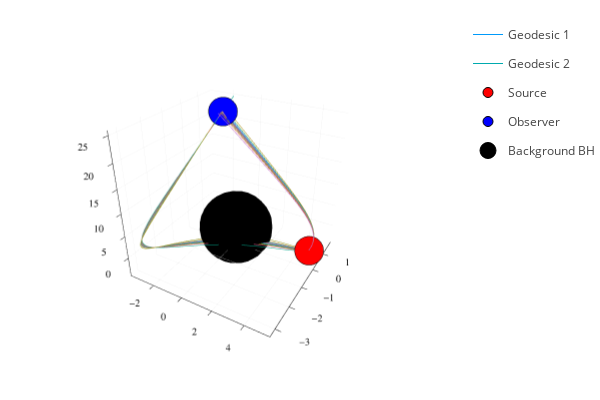

The notebook cell this image was saved under:
### Code cell
plotly()

fig = Plots.plot()
for i in 1:2
    geodesic_sol = GSHEIntegrator.solve_problem(Xgeo[i, 1:2], geometry, 0, 2; save_everystep=true)
    geodesic_trajectory = mapslices(transform, geodesic_sol[2:4, :], dims=1)
    Plots.plot!(fig, [geodesic_trajectory[i, :] for i in 1:3]..., label="Geodesic $i")
    
    for (j,ϵ) in enumerate(ϵs)
#         println("$i, $ϵ")
        for k in [1,2]
            gshe_sol = GSHEIntegrator.solve_problem(Xgshe[i,k,j, 1:2], geometry, 0, 2; save_everystep=true)
             gshe_trajectory = mapslices(transform, gshe_sol[2:4, :], dims=1)
            Plots.plot!(fig, [gshe_trajectory[i, :] for i in 1:3]...,label=nothing)
        end
    end
   
end
GSHEIntegrator.plot_start_end!(fig, geometry)
GSHEIntegrator.plotbh!(fig)
display(fig)

### Figure 1 — Plotly figure (JSON) as saved in the notebook; plotly's stock layout.template omitted (floating-point values rounded to 4 significant figures; data arrays with more than 128 entries replaced by an {"elided": "..."} marker saying what was removed)
{"data": [{"colorbar": {"title": ""}, "legendgroup": "Geodesic 1", "line": {"color": "rgba(0, 154, 250, 1.000)", "dash": "solid", "shape": "linear", "width": 1}, "mode": "lines", "name": "Geodesic 1", "scene": "scene", "showlegend": true, "type": "scatter3d", "x": {"elided": "141 float values"}, "xaxis": "x", "y": {"elided": "141 float values"}, "yaxis": "y", "z": {"elided": "141 float values"}, "zaxis": "z", "zmax": null, "zmin": null}, {"colorbar": {"title": ""}, "legendgroup": "", "line": {"color": "rgba(227, 111, 71, 1.000)", "dash": "solid", "shape": "linear", "width": 1}, "mode": "lines", "name": "", "scene": "scene", "showlegend": false, "type": "scatter3d", "x": {"elided": "143 float values"}, "xaxis": "x", "y": {"elided": "143 float values"}, "yaxis": "y", "z": {"elided": "143 float values"}, "zaxis": "z", "zmax": null, "zmin": null}, {"colorbar": {"title": ""}, "legendgroup": "", "line": {"color": "rgba(62, 164, 78, 1.000)", "dash": "solid", "shape": "linear", "width": 1}, "mode": "lines", "name": "", "scene": "scene", "showlegend": false, "type": "scatter3d", "x": {"elided": "141 float values"}, "xaxis": "x", "y": {"elided": "141 float values"}, "yaxis": "y", "z": {"elided": "141 float values"}, "zaxis": "z", "zmax": null, "zmin": null}, {"colorbar": {"title": ""}, "legendgroup": "", "line": {"color": "rgba(195, 113, 210, 1.000)", "dash": "solid", "shape": "linear", "width": 1}, "mode": "lines", "name": "", "scene": "scene", "showlegend": false, "type": "scatter3d", "x": {"elided": "143 float values"}, "xaxis": "x", "y": {"elided": "143 float values"}, "yaxis": "y", "z": {"elided": "143 float values"}, "zaxis": "z", "zmax": null, "zmin": null}, {"colorbar": {"title": ""}, "legendgroup": "", "line": {"color": "rgba(172, 142, 24, 1.000)", "dash": "solid", "shape": "linear", "width": 1}, "mode": "lines", "name": "", "scene": "scene", "showlegend": false, "type": "scatter3d", "x": {"elided": "141 float values"}, "xaxis": "x", "y": {"elided": "141 float values"}, "yaxis": "y", "z": {"elided": "141 float values"}, "zaxis": "z", "zmax": null, "zmin": null}, {"colorbar": {"title": ""}, "legendgroup": "", "line": {"color": "rgba(0, 170, 174, 1.000)", "dash": "solid", "shape": "linear", "width": 1}, "mode": "lines", "name": "", "scene": "scene", "showlegend": false, "type": "scatter3d", "x": {"elided": "143 float values"}, "xaxis": "x", "y": {"elided": "143 float values"}, "yaxis": "y", "z": {"elided": "143 float values"}, "zaxis": "z", "zmax": null, "zmin": null}, {"colorbar": {"title": ""}, "legendgroup": "", "line": {"color": "rgba(237, 94, 147, 1.000)", "dash": "solid", "shape": "linear", "width": 1}, "mode": "lines", "name": "", "scene": "scene", "showlegend": false, "type": "scatter3d", "x": {"elided": "140 float values"}, "xaxis": "x", "y": {"elided": "140 float values"}, "yaxis": "y", "z": {"elided": "140 float values"}, "zaxis": "z", "zmax": null, "zmin": null}, {"colorbar": {"title": ""}, "legendgroup": "", "line": {"color": "rgba(198, 130, 37, 1.000)", "dash": "solid", "shape": "linear", "width": 1}, "mode": "lines", "name": "", "scene": "scene", "showlegend": false, "type": "scatter3d", "x": {"elided": "145 float values"}, "xaxis": "x", "y": {"elided": "145 float values"}, "yaxis": "y", "z": {"elided": "145 float values"}, "zaxis": "z", "zmax": null, "zmin": null}, {"colorbar": {"title": ""}, "legendgroup": "", "line": {"color": "rgba(0, 169, 141, 1.000)", "dash": "solid", "shape": "linear", "width": 1}, "mode": "lines", "name": "", "scene": "scene", "showlegend": false, "type": "scatter3d", "x": {"elided": "140 float values"}, "xaxis": "x", "y": {"elided": "140 float values"}, "yaxis": "y", "z": {"elided": "140 float values"}, "zaxis": "z", "zmax": null, "zmin": null}, {"colorbar": {"title": ""}, "legendgroup": "", "line": {"color": "rgba(142, 151, 30, 1.000)", "dash": "solid", "shape": "linear", "width": 1}, "mode": "lines", "name": "", "scene": "scene", "showlegend": false, "type": "scatter3d", "x": {"elided": "147 float values"}, "xaxis": "x", "y": {"elided": "147 float values"}, "yaxis": "y", "z": {"elided": "147 float values"}, "zaxis": "z", "zmax": null, "zmin": null}, {"colorbar": {"title": ""}, "legendgroup": "", "line": {"color": "rgba(0, 169, 204, 1.000)", "dash": "solid", "shape": "linear", "width": 1}, "mode": "lines", "name": "", "scene": "scene", "showlegend": false, "type": "scatter3d", "x": {"elided": "135 float values"}, "xaxis": "x", "y": {"elided": "135 float values"}, "yaxis": "y", "z": {"elided": "135 float values"}, "zaxis": "z", "zmax": null, "zmin": null}, {"colorbar": {"title": ""}, "legendgroup": "", "line": {"color": "rgba(155, 127, 233, 1.000)", "dash": "solid", "shape": "linear", "width": 1}, "mode": "lines", "name": "", "scene": "scene", "showlegend": false, "type": "scatter3d", "x": {"elided": "153 float values"}, "xaxis": "x", "y": {"elided": "153 float values"}, "yaxis": "y", "z": {"elided": "153 float values"}, "zaxis": "z", "zmax": null, "zmin": null}, {"colorbar": {"title": ""}, "legendgroup": "", "line": {"color": "rgba(97, 141, 246, 1.000)", "dash": "solid", "shape": "linear", "width": 1}, "mode": "lines", "name": "", "scene": "scene", "showlegend": false, "type": "scatter3d", "x": {"elided": "133 float values"}, "xaxis": "x", "y": {"elided": "133 float values"}, "yaxis": "y", "z": {"elided": "133 float values"}, "zaxis": "z", "zmax": null, "zmin": null}, {"colorbar": {"title": ""}, "legendgroup": "", "line": {"color": "rgba(240, 96, 115, 1.000)", "dash": "solid", "shape": "linear", "width": 1}, "mode": "lines", "name": "", "scene": "scene", "showlegend": false, "type": "scatter3d", "x": {"elided": "166 float values"}, "xaxis": "x", "y": {"elided": "166 float values"}, "yaxis": "y", "z": {"elided": "166 float values"}, "zaxis": "z", "zmax": null, "zmin": null}, {"colorbar": {"title": ""}, "legendgroup": "", "line": {"color": "rgba(221, 101, 182, 1.000)", "dash": "solid", "shape": "linear", "width": 1}, "mode": "lines", "name": "", "scene": "scene", "showlegend": false, "type": "scatter3d", "x": [5.097, 5.1, 5.103, 5.107, 5.112, 5.117, 5.122, 5.128, 5.135, 5.142, 5.151, 5.16, 5.169, 5.178, 5.187, 5.196, 5.205, 5.213, 5.22, 5.225, 5.225, 5.22, 5.207, 5.186, 5.158, 5.113, 5.065, 4.999, 4.918, 4.827, 4.727, 4.619, 4.502, 4.376, 4.244, 4.103, 3.952, 3.789, 3.616, 3.433, 3.234, 3.015, 2.783, 2.562, 2.344, 2.136, 1.939, 1.755, 1.583, 1.426, 1.282, 1.152, 1.033, 0.9269, 0.8311, 0.7541, 0.6793, 0.6135, 0.5528, 0.4982, 0.4487, 0.4039, 0.3632, 0.3262, 0.2923, 0.261, 0.2311, 0.2067, 0.1849, 0.1653, 0.1476, 0.1316, 0.1169, 0.1033, 0.09053, 0.07826, 0.06523, 0.05475, 0.04469, 0.03557, 0.02684, 0.01853, 0.01033, 0.001896, -0.006071, -0.01347, -0.02068, -0.02779, -0.03509, -0.04255, -0.05122, -0.0585, -0.06622, -0.07372, -0.0815, -0.08945, -0.09759, -0.106, -0.1154, -0.1258, -0.1361, -0.1465, -0.1574, -0.1685, -0.1801, -0.1925, -0.2051, -0.2189, -0.2332, -0.2486, -0.2652, -0.2842, -0.3055, -0.3276, -0.3502, -0.3743, -0.3992, -0.4257, -0.4534, -0.4829, -0.5141, -0.5473, -0.5824, -0.62, -0.6598, -0.7025, -0.7481, -0.7824], "xaxis": "x", "y": [0, 0.001854, 0.004085, 0.00652, 0.009438, 0.01287, 0.01664, 0.0209, 0.02571, 0.03126, 0.03864, 0.04615, 0.05416, 0.06343, 0.07277, 0.08414, 0.09704, 0.1112, 0.1276, 0.1455, 0.1652, 0.1869, 0.2104, 0.233, 0.2542, 0.2781, 0.2972, 0.3163, 0.334, 0.3483, 0.3597, 0.3682, 0.3742, 0.3778, 0.3791, 0.3784, 0.3757, 0.3711, 0.3646, 0.3564, 0.3461, 0.3336, 0.3194, 0.305, 0.2902, 0.2757, 0.2616, 0.2481, 0.2355, 0.2237, 0.2129, 0.2029, 0.1939, 0.1858, 0.1784, 0.1724, 0.1667, 0.1616, 0.1568, 0.1526, 0.1487, 0.1452, 0.1421, 0.1392, 0.1365, 0.1341, 0.1317, 0.1298, 0.1281, 0.1266, 0.1252, 0.1239, 0.1228, 0.1217, 0.1207, 0.1197, 0.1187, 0.1179, 0.1171, 0.1164, 0.1157, 0.115, 0.1144, 0.1137, 0.1131, 0.1125, 0.112, 0.1114, 0.1108, 0.1102, 0.1095, 0.109, 0.1084, 0.1078, 0.1072, 0.1065, 0.1059, 0.1052, 0.1045, 0.1037, 0.1029, 0.102, 0.1012, 0.1003, 0.09939, 0.09841, 0.09741, 0.09632, 0.09519, 0.09397, 0.09266, 0.09116, 0.08948, 0.08772, 0.08594, 0.08403, 0.08206, 0.07996, 0.07776, 0.07542, 0.07295, 0.07032, 0.06753, 0.06455, 0.06138, 0.05799, 0.05437, 0.05164], "yaxis": "y", "z": [3.121e-16, 0.01792, 0.03952, 0.06311, 0.09143, 0.1248, 0.1615, 0.2031, 0.2502, 0.3048, 0.3776, 0.4523, 0.5324, 0.6259, 0.7211, 0.8383, 0.9733, 1.124, 1.304, 1.506, 1.736, 2.002, 2.308, 2.627, 2.951, 3.358, 3.726, 4.152, 4.62, 5.093, 5.573, 6.057, 6.555, 7.07, 7.59, 8.131, 8.697, 9.293, 9.917, 10.57, 11.27, 12.04, 12.85, 13.61, 14.36, 15.07, 15.75, 16.38, 16.96, 17.5, 17.99, 18.43, 18.84, 19.2, 19.53, 19.79, 20.04, 20.27, 20.47, 20.66, 20.83, 20.98, 21.12, 21.24, 21.36, 21.46, 21.57, 21.65, 21.72, 21.79, 21.85, 21.9, 21.95, 22.0, 22.04, 22.08, 22.13, 22.16, 22.2, 22.23, 22.26, 22.29, 22.32, 22.34, 22.37, 22.4, 22.42, 22.45, 22.47, 22.5, 22.52, 22.55, 22.58, 22.6, 22.63, 22.65, 22.68, 22.71, 22.74, 22.78, 22.81, 22.85, 22.89, 22.92, 22.96, 23.0, 23.05, 23.09, 23.14, 23.2, 23.25, 23.32, 23.39, 23.46, 23.54, 23.62, 23.71, 23.8, 23.89, 23.99, 24.1, 24.21, 24.33, 24.46, 24.59, 24.74, 24.89, 25.01], "zaxis": "z", "zmax": null, "zmin": null}, {"colorbar": {"title": ""}, "legendgroup": "", "line": {"color": "rgba(108, 159, 51, 1.000)", "dash": "solid", "shape": "linear", "width": 1}, "mode": "lines", "name": "", "scene": "scene", "showlegend": false, "type": "scatter3d", "x": {"elided": "185 float values"}, "xaxis": "x", "y": {"elided": "185 float values"}, "yaxis": "y", "z": {"elided": "185 float values"}, "zaxis": "z", "zmax": null, "zmin": null}, {"colorbar": {"title": ""}, "legendgroup": "", "line": {"color": "rgba(0, 154, 250, 1.000)", "dash": "solid", "shape": "linear", "width": 1}, "mode": "lines", "name": "", "scene": "scene", "showlegend": false, "type": "scatter3d", "x": [5.097, 5.1, 5.103, 5.107, 5.111, 5.117, 5.122, 5.128, 5.135, 5.142, 5.15, 5.158, 5.168, 5.178, 5.189, 5.199, 5.207, 5.215, 5.221, 5.225, 5.225, 5.22, 5.208, 5.189, 5.163, 5.127, 5.077, 5.018, 4.942, 4.852, 4.755, 4.65, 4.536, 4.414, 4.283, 4.145, 3.996, 3.838, 3.667, 3.483, 3.287, 3.072, 2.841, 2.622, 2.405, 2.198, 2.001, 1.816, 1.644, 1.485, 1.339, 1.206, 1.086, 0.977, 0.8786, 0.79, 0.7102, 0.6385, 0.5739, 0.5157, 0.4632, 0.4155, 0.372, 0.3318, 0.2936, 0.2627, 0.2349, 0.2101, 0.1876, 0.1673, 0.1486, 0.1314, 0.1152, 0.09963, 0.08303, 0.06976, 0.05699, 0.0454, 0.03434, 0.02377, 0.01326, 0.002235, -0.007896, -0.01739, -0.02644, -0.03557, -0.04488, -0.05453, -0.06589, -0.07509, -0.0851, -0.09475, -0.1049, -0.1149, -0.1254, -0.1365, -0.1486, -0.1617, -0.175, -0.1884, -0.2024, -0.2167, -0.2317, -0.2474, -0.264, -0.2814, -0.3001, -0.3201, -0.342, -0.3668, -0.3969, -0.4241, -0.4544, -0.485, -0.5176, -0.5517, -0.588, -0.6261, -0.6666, -0.7095, -0.7553, -0.7801], "xaxis": "x", "y": [0, 0.001877, 0.004114, 0.006395, 0.009298, 0.01308, 0.01688, 0.02126, 0.02624, 0.03184, 0.03834, 0.04551, 0.05447, 0.06433, 0.07602, 0.08863, 0.1018, 0.1155, 0.1323, 0.1503, 0.1699, 0.1891, 0.2118, 0.2338, 0.255, 0.2758, 0.2976, 0.3167, 0.3354, 0.3514, 0.3642, 0.374, 0.3814, 0.3863, 0.389, 0.3896, 0.3882, 0.385, 0.3799, 0.3729, 0.364, 0.3532, 0.3403, 0.3272, 0.3137, 0.3003, 0.2873, 0.2747, 0.2629, 0.2518, 0.2416, 0.2321, 0.2235, 0.2157, 0.2086, 0.2022, 0.1964, 0.1912, 0.1865, 0.1822, 0.1784, 0.1749, 0.1717, 0.1687, 0.1659, 0.1637, 0.1616, 0.1598, 0.1581, 0.1566, 0.1553, 0.154, 0.1528, 0.1516, 0.1504, 0.1494, 0.1485, 0.1476, 0.1468, 0.146, 0.1453, 0.1444, 0.1437, 0.143, 0.1423, 0.1416, 0.141, 0.1402, 0.1394, 0.1387, 0.138, 0.1373, 0.1365, 0.1358, 0.135, 0.1342, 0.1333, 0.1323, 0.1313, 0.1303, 0.1293, 0.1282, 0.1271, 0.1259, 0.1247, 0.1234, 0.122, 0.1205, 0.1189, 0.1171, 0.1148, 0.1128, 0.1105, 0.1082, 0.1058, 0.1033, 0.1006, 0.09771, 0.09468, 0.09147, 0.08805, 0.08619], "yaxis": "y", "z": [3.121e-16, 0.01792, 0.0393, 0.06112, 0.08893, 0.1252, 0.1617, 0.204, 0.2521, 0.3065, 0.3698, 0.4401, 0.5285, 0.6267, 0.7443, 0.873, 1.009, 1.154, 1.336, 1.537, 1.764, 1.997, 2.287, 2.589, 2.903, 3.24, 3.636, 4.033, 4.489, 4.966, 5.443, 5.923, 6.415, 6.918, 7.438, 7.972, 8.532, 9.116, 9.736, 10.39, 11.09, 11.84, 12.65, 13.41, 14.15, 14.86, 15.54, 16.17, 16.76, 17.3, 17.8, 18.25, 18.66, 19.03, 19.37, 19.67, 19.94, 20.19, 20.41, 20.6, 20.78, 20.94, 21.09, 21.23, 21.36, 21.46, 21.56, 21.64, 21.72, 21.79, 21.85, 21.91, 21.97, 22.02, 22.08, 22.12, 22.16, 22.2, 22.24, 22.28, 22.31, 22.35, 22.38, 22.42, 22.45, 22.48, 22.51, 22.54, 22.58, 22.61, 22.65, 22.68, 22.71, 22.75, 22.78, 22.82, 22.86, 22.91, 22.95, 23.0, 23.04, 23.09, 23.14, 23.2, 23.25, 23.31, 23.38, 23.44, 23.52, 23.6, 23.71, 23.8, 23.9, 24.0, 24.12, 24.23, 24.35, 24.48, 24.62, 24.77, 24.92, 25.01], "zaxis": "z", "zmax": null, "zmin": null}, {"colorbar": {"title": ""}, "legendgroup": "", "line": {"color": "rgba(227, 111, 71, 1.000)", "dash": "solid", "shape": "linear", "width": 1}, "mode": "lines", "name": "", "scene": "scene", "showlegend": false, "type": "scatter3d", "x": {"elided": "145 float values"}, "xaxis": "x", "y": {"elided": "145 float values"}, "yaxis": "y", "z": {"elided": "145 float values"}, "zaxis": "z", "zmax": null, "zmin": null}, {"colorbar": {"title": ""}, "legendgroup": "", "line": {"color": "rgba(62, 164, 78, 1.000)", "dash": "solid", "shape": "linear", "width": 1}, "mode": "lines", "name": "", "scene": "scene", "showlegend": false, "type": "scatter3d", "x": [5.097, 5.1, 5.103, 5.107, 5.111, 5.115, 5.12, 5.127, 5.134, 5.142, 5.15, 5.158, 5.167, 5.178, 5.187, 5.196, 5.205, 5.212, 5.219, 5.223, 5.225, 5.224, 5.218, 5.206, 5.188, 5.162, 5.125, 5.081, 5.024, 4.953, 4.87, 4.778, 4.676, 4.566, 4.447, 4.32, 4.183, 4.037, 3.882, 3.714, 3.536, 3.345, 3.138, 2.91, 2.693, 2.479, 2.274, 2.078, 1.893, 1.72, 1.56, 1.412, 1.277, 1.154, 1.042, 0.9399, 0.8476, 0.7639, 0.6881, 0.6192, 0.5564, 0.4988, 0.4454, 0.3941, 0.3534, 0.3159, 0.2827, 0.2526, 0.2253, 0.2002, 0.1771, 0.1553, 0.1342, 0.1138, 0.09675, 0.08023, 0.06506, 0.05043, 0.03641, 0.02257, 0.008378, -0.006178, -0.01879, -0.03131, -0.04357, -0.05604, -0.06902, -0.08299, -0.09604, -0.1094, -0.1226, -0.1359, -0.1496, -0.1634, -0.1783, -0.1939, -0.2112, -0.229, -0.2473, -0.266, -0.2852, -0.3053, -0.3262, -0.3482, -0.3713, -0.396, -0.4226, -0.4514, -0.4833, -0.5203, -0.5582, -0.5974, -0.6385, -0.6815, -0.7269, -0.7748, -0.7764], "xaxis": "x", "y": [0, 0.001916, 0.003918, 0.006402, 0.009042, 0.01235, 0.01599, 0.02093, 0.02582, 0.03224, 0.03897, 0.04653, 0.0547, 0.06509, 0.07543, 0.08749, 0.1, 0.1131, 0.1272, 0.1433, 0.1606, 0.1797, 0.1992, 0.2199, 0.2405, 0.262, 0.2842, 0.3041, 0.324, 0.3429, 0.3594, 0.3734, 0.3849, 0.3938, 0.4004, 0.4049, 0.4073, 0.4077, 0.4064, 0.4031, 0.3982, 0.3915, 0.383, 0.3725, 0.3616, 0.3501, 0.3387, 0.3273, 0.3164, 0.3059, 0.2961, 0.2869, 0.2784, 0.2706, 0.2635, 0.257, 0.251, 0.2456, 0.2407, 0.2362, 0.2322, 0.2284, 0.2249, 0.2216, 0.2189, 0.2164, 0.2143, 0.2123, 0.2105, 0.2088, 0.2073, 0.2059, 0.2045, 0.2031, 0.202, 0.2009, 0.1999, 0.199, 0.198, 0.1971, 0.1962, 0.1952, 0.1944, 0.1936, 0.1927, 0.1919, 0.1911, 0.1901, 0.1893, 0.1884, 0.1875, 0.1866, 0.1857, 0.1848, 0.1838, 0.1828, 0.1816, 0.1804, 0.1792, 0.178, 0.1767, 0.1754, 0.174, 0.1725, 0.171, 0.1693, 0.1676, 0.1656, 0.1635, 0.161, 0.1585, 0.1559, 0.1532, 0.1503, 0.1472, 0.144, 0.1439], "yaxis": "y", "z": [3.121e-16, 0.01792, 0.03666, 0.05993, 0.08469, 0.1158, 0.1501, 0.1966, 0.2429, 0.3039, 0.3681, 0.4406, 0.5196, 0.6207, 0.7223, 0.8424, 0.9687, 1.103, 1.251, 1.423, 1.614, 1.833, 2.065, 2.326, 2.602, 2.912, 3.26, 3.607, 3.998, 4.427, 4.873, 5.333, 5.803, 6.287, 6.781, 7.294, 7.825, 8.378, 8.955, 9.569, 10.21, 10.89, 11.61, 12.41, 13.16, 13.9, 14.61, 15.28, 15.91, 16.51, 17.05, 17.56, 18.02, 18.44, 18.82, 19.17, 19.48, 19.77, 20.03, 20.26, 20.47, 20.67, 20.85, 21.03, 21.17, 21.29, 21.41, 21.51, 21.6, 21.69, 21.77, 21.84, 21.91, 21.98, 22.04, 22.09, 22.15, 22.2, 22.24, 22.29, 22.34, 22.39, 22.43, 22.47, 22.52, 22.56, 22.6, 22.65, 22.69, 22.74, 22.78, 22.83, 22.88, 22.92, 22.97, 23.03, 23.09, 23.15, 23.21, 23.27, 23.34, 23.41, 23.48, 23.55, 23.63, 23.71, 23.8, 23.9, 24.01, 24.14, 24.27, 24.4, 24.54, 24.68, 24.84, 25.0, 25.01], "zaxis": "z", "zmax": null, "zmin": null}, {"colorbar": {"title": ""}, "legendgroup": "", "line": {"color": "rgba(195, 113, 210, 1.000)", "dash": "solid", "shape": "linear", "width": 1}, "mode": "lines", "name": "", "scene": "scene", "showlegend": false, "type": "scatter3d", "x": [5.097, 5.1, 5.103, 5.107, 5.11, 5.115, 5.12, 5.126, 5.132, 5.139, 5.147, 5.156, 5.165, 5.174, 5.184, 5.193, 5.202, 5.21, 5.218, 5.223, 5.226, 5.224, 5.218, 5.206, 5.187, 5.161, 5.124, 5.074, 5.016, 4.943, 4.853, 4.76, 4.654, 4.539, 4.417, 4.287, 4.147, 3.998, 3.839, 3.67, 3.487, 3.289, 3.074, 2.843, 2.625, 2.409, 2.204, 2.009, 1.827, 1.657, 1.501, 1.357, 1.227, 1.108, 1.001, 0.9045, 0.8172, 0.7385, 0.6677, 0.6037, 0.5461, 0.4939, 0.4465, 0.4032, 0.3634, 0.3258, 0.2933, 0.2664, 0.2413, 0.219, 0.1985, 0.1798, 0.1626, 0.1465, 0.1311, 0.1157, 0.1015, 0.08895, 0.07715, 0.06616, 0.05564, 0.04542, 0.0352, 0.02365, 0.01448, 0.005017, -0.003813, -0.01318, -0.02238, -0.03271, -0.04202, -0.05156, -0.06097, -0.07051, -0.08028, -0.09035, -0.1009, -0.1122, -0.1242, -0.1381, -0.1508, -0.1646, -0.1785, -0.193, -0.2083, -0.224, -0.2408, -0.2585, -0.2775, -0.2981, -0.3208, -0.3476, -0.3752, -0.4033, -0.4331, -0.4641, -0.4967, -0.531, -0.5675, -0.606, -0.6469, -0.6903, -0.7366, -0.7857, -0.803], "xaxis": "x", "y": [0, 0.001658, 0.003469, 0.005488, 0.007678, 0.0104, 0.01348, 0.01701, 0.02148, 0.02615, 0.03178, 0.03799, 0.045, 0.05284, 0.06186, 0.07132, 0.08206, 0.09314, 0.1077, 0.1212, 0.1363, 0.1522, 0.1698, 0.1869, 0.2036, 0.2205, 0.2368, 0.2531, 0.2668, 0.2791, 0.2891, 0.2956, 0.2994, 0.3004, 0.2989, 0.295, 0.2886, 0.2801, 0.2693, 0.2562, 0.2408, 0.2228, 0.2021, 0.1788, 0.1561, 0.133, 0.1107, 0.08905, 0.06859, 0.04939, 0.03157, 0.01516, 0.0001384, -0.01354, -0.02595, -0.0372, -0.04736, -0.05654, -0.06481, -0.07229, -0.07904, -0.08516, -0.09072, -0.0958, -0.1005, -0.1049, -0.1087, -0.1119, -0.1148, -0.1175, -0.1199, -0.1221, -0.1241, -0.126, -0.1278, -0.1296, -0.1313, -0.1328, -0.1342, -0.1355, -0.1367, -0.1379, -0.1391, -0.1405, -0.1416, -0.1427, -0.1437, -0.1448, -0.1459, -0.1471, -0.1482, -0.1494, -0.1505, -0.1516, -0.1528, -0.1539, -0.1552, -0.1565, -0.1579, -0.1596, -0.1611, -0.1627, -0.1644, -0.1661, -0.1679, -0.1698, -0.1717, -0.1738, -0.1761, -0.1785, -0.1812, -0.1844, -0.1877, -0.191, -0.1945, -0.1982, -0.2021, -0.2061, -0.2105, -0.215, -0.2199, -0.225, -0.2305, -0.2364, -0.2384], "yaxis": "y", "z": [3.121e-16, 0.01794, 0.03754, 0.05944, 0.08321, 0.1128, 0.1464, 0.185, 0.234, 0.2853, 0.3476, 0.4167, 0.4951, 0.5837, 0.6868, 0.7964, 0.9227, 1.055, 1.234, 1.406, 1.604, 1.823, 2.078, 2.342, 2.622, 2.933, 3.27, 3.659, 4.048, 4.484, 4.961, 5.42, 5.902, 6.396, 6.899, 7.419, 7.958, 8.515, 9.1, 9.713, 10.37, 11.06, 11.81, 12.62, 13.37, 14.11, 14.81, 15.47, 16.1, 16.67, 17.21, 17.69, 18.14, 18.54, 18.9, 19.23, 19.52, 19.79, 20.03, 20.25, 20.44, 20.62, 20.78, 20.93, 21.06, 21.19, 21.3, 21.39, 21.47, 21.55, 21.62, 21.68, 21.74, 21.79, 21.85, 21.9, 21.95, 21.99, 22.03, 22.07, 22.1, 22.14, 22.17, 22.21, 22.24, 22.27, 22.3, 22.33, 22.37, 22.4, 22.43, 22.46, 22.5, 22.53, 22.56, 22.6, 22.63, 22.67, 22.71, 22.76, 22.8, 22.85, 22.89, 22.94, 23.0, 23.05, 23.1, 23.16, 23.23, 23.3, 23.38, 23.47, 23.56, 23.65, 23.76, 23.86, 23.97, 24.09, 24.21, 24.34, 24.48, 24.62, 24.78, 24.95, 25.01], "zaxis": "z", "zmax": null, "zmin": null}, {"colorbar": {"title": ""}, "legendgroup": "", "line": {"color": "rgba(172, 142, 24, 1.000)", "dash": "solid", "shape": "linear", "width": 1}, "mode": "lines", "name": "", "scene": "scene", "showlegend": false, "type": "scatter3d", "x": [5.097, 5.1, 5.104, 5.108, 5.112, 5.117, 5.123, 5.129, 5.136, 5.143, 5.151, 5.16, 5.168, 5.177, 5.186, 5.195, 5.204, 5.212, 5.219, 5.223, 5.225, 5.223, 5.214, 5.199, 5.178, 5.144, 5.101, 5.048, 4.984, 4.902, 4.811, 4.71, 4.6, 4.482, 4.356, 4.221, 4.078, 3.925, 3.763, 3.59, 3.407, 3.209, 2.988, 2.772, 2.562, 2.359, 2.164, 1.98, 1.807, 1.646, 1.496, 1.358, 1.231, 1.115, 1.009, 0.9113, 0.8219, 0.7395, 0.6629, 0.59, 0.5276, 0.4743, 0.4252, 0.3812, 0.341, 0.3043, 0.2704, 0.2386, 0.2083, 0.1777, 0.1501, 0.1253, 0.102, 0.08031, 0.05944, 0.03928, 0.01873, -0.003905, -0.02097, -0.03921, -0.05619, -0.07387, -0.09248, -0.1124, -0.1317, -0.1502, -0.1696, -0.1884, -0.2084, -0.2283, -0.2494, -0.2712, -0.2948, -0.3226, -0.3478, -0.3754, -0.4026, -0.4317, -0.4615, -0.4933, -0.5263, -0.5623, -0.6001, -0.6406, -0.685, -0.7353, -0.7705], "xaxis": "x", "y": [0, 0.001981, 0.004442, 0.007223, 0.01062, 0.0143, 0.01851, 0.02326, 0.02839, 0.03429, 0.04161, 0.04965, 0.05778, 0.06728, 0.0772, 0.08904, 0.1017, 0.1157, 0.1328, 0.1508, 0.1689, 0.1906, 0.2148, 0.2372, 0.2597, 0.2848, 0.3086, 0.3304, 0.3509, 0.3711, 0.3882, 0.4026, 0.4144, 0.4237, 0.4308, 0.4358, 0.4389, 0.4402, 0.4398, 0.4379, 0.4344, 0.4293, 0.4225, 0.4148, 0.4067, 0.3982, 0.3897, 0.3814, 0.3733, 0.3656, 0.3583, 0.3516, 0.3453, 0.3394, 0.334, 0.3291, 0.3245, 0.3203, 0.3163, 0.3126, 0.3093, 0.3065, 0.304, 0.3017, 0.2996, 0.2977, 0.2959, 0.2942, 0.2926, 0.291, 0.2896, 0.2882, 0.287, 0.2859, 0.2848, 0.2837, 0.2826, 0.2814, 0.2805, 0.2796, 0.2787, 0.2777, 0.2767, 0.2757, 0.2746, 0.2737, 0.2726, 0.2716, 0.2706, 0.2695, 0.2684, 0.2672, 0.266, 0.2645, 0.2631, 0.2617, 0.2602, 0.2587, 0.2571, 0.2554, 0.2536, 0.2517, 0.2497, 0.2475, 0.2451, 0.2424, 0.2405], "yaxis": "y", "z": [3.121e-16, 0.01791, 0.04019, 0.06538, 0.09623, 0.1296, 0.168, 0.2114, 0.2583, 0.3125, 0.38, 0.4546, 0.5305, 0.6198, 0.7139, 0.8274, 0.9505, 1.089, 1.26, 1.447, 1.639, 1.879, 2.16, 2.435, 2.73, 3.086, 3.458, 3.837, 4.241, 4.705, 5.173, 5.648, 6.139, 6.638, 7.149, 7.679, 8.228, 8.799, 9.391, 10.02, 10.67, 11.37, 12.14, 12.9, 13.62, 14.32, 14.99, 15.62, 16.22, 16.77, 17.28, 17.75, 18.19, 18.58, 18.95, 19.28, 19.58, 19.86, 20.13, 20.37, 20.59, 20.77, 20.94, 21.09, 21.22, 21.35, 21.46, 21.57, 21.68, 21.78, 21.87, 21.96, 22.04, 22.11, 22.18, 22.25, 22.32, 22.4, 22.46, 22.52, 22.58, 22.64, 22.7, 22.77, 22.83, 22.9, 22.96, 23.03, 23.09, 23.16, 23.23, 23.31, 23.39, 23.48, 23.57, 23.66, 23.75, 23.85, 23.96, 24.06, 24.18, 24.3, 24.43, 24.56, 24.72, 24.89, 25.01], "zaxis": "z", "zmax": null, "zmin": null}, {"colorbar": {"title": ""}, "legendgroup": "Geodesic 2", "line": {"color": "rgba(0, 170, 174, 1.000)", "dash": "solid", "shape": "linear", "width": 1}, "mode": "lines", "name": "Geodesic 2", "scene": "scene", "showlegend": true, "type": "scatter3d", "x": {"elided": "207 float values"}, "xaxis": "x", "y": {"elided": "207 float values"}, "yaxis": "y", "z": {"elided": "207 float values"}, "zaxis": "z", "zmax": null, "zmin": null}, {"colorbar": {"title": ""}, "legendgroup": "", "line": {"color": "rgba(237, 94, 147, 1.000)", "dash": "solid", "shape": "linear", "width": 1}, "mode": "lines", "name": "", "scene": "scene", "showlegend": false, "type": "scatter3d", "x": {"elided": "210 float values"}, "xaxis": "x", "y": {"elided": "210 float values"}, "yaxis": "y", "z": {"elided": "210 float values"}, "zaxis": "z", "zmax": null, "zmin": null}, {"colorbar": {"title": ""}, "legendgroup": "", "line": {"color": "rgba(198, 130, 37, 1.000)", "dash": "solid", "shape": "linear", "width": 1}, "mode": "lines", "name": "", "scene": "scene", "showlegend": false, "type": "scatter3d", "x": {"elided": "205 float values"}, "xaxis": "x", "y": {"elided": "205 float values"}, "yaxis": "y", "z": {"elided": "205 float values"}, "zaxis": "z", "zmax": null, "zmin": null}, {"colorbar": {"title": ""}, "legendgroup": "", "line": {"color": "rgba(0, 169, 141, 1.000)", "dash": "solid", "shape": "linear", "width": 1}, "mode": "lines", "name": "", "scene": "scene", "showlegend": false, "type": "scatter3d", "x": {"elided": "204 float values"}, "xaxis": "x", "y": {"elided": "204 float values"}, "yaxis": "y", "z": {"elided": "204 float values"}, "zaxis": "z", "zmax": null, "zmin": null}, {"colorbar": {"title": ""}, "legendgroup": "", "line": {"color": "rgba(142, 151, 30, 1.000)", "dash": "solid", "shape": "linear", "width": 1}, "mode": "lines", "name": "", "scene": "scene", "showlegend": false, "type": "scatter3d", "x": {"elided": "209 float values"}, "xaxis": "x", "y": {"elided": "209 float values"}, "yaxis": "y", "z": {"elided": "209 float values"}, "zaxis": "z", "zmax": null, "zmin": null}, {"colorbar": {"title": ""}, "legendgroup": "", "line": {"color": "rgba(0, 169, 204, 1.000)", "dash": "solid", "shape": "linear", "width": 1}, "mode": "lines", "name": "", "scene": "scene", "showlegend": false, "type": "scatter3d", "x": {"elided": "207 float values"}, "xaxis": "x", "y": {"elided": "207 float values"}, "yaxis": "y", "z": {"elided": "207 float values"}, "zaxis": "z", "zmax": null, "zmin": null}, {"colorbar": {"title": ""}, "legendgroup": "", "line": {"color": "rgba(155, 127, 233, 1.000)", "dash": "solid", "shape": "linear", "width": 1}, "mode": "lines", "name": "", "scene": "scene", "showlegend": false, "type": "scatter3d", "x": {"elided": "208 float values"}, "xaxis": "x", "y": {"elided": "208 float values"}, "yaxis": "y", "z": {"elided": "208 float values"}, "zaxis": "z", "zmax": null, "zmin": null}, {"colorbar": {"title": ""}, "legendgroup": "", "line": {"color": "rgba(97, 141, 246, 1.000)", "dash": "solid", "shape": "linear", "width": 1}, "mode": "lines", "name": "", "scene": "scene", "showlegend": false, "type": "scatter3d", "x": {"elided": "198 float values"}, "xaxis": "x", "y": {"elided": "198 float values"}, "yaxis": "y", "z": {"elided": "198 float values"}, "zaxis": "z", "zmax": null, "zmin": null}, {"colorbar": {"title": ""}, "legendgroup": "", "line": {"color": "rgba(240, 96, 115, 1.000)", "dash": "solid", "shape": "linear", "width": 1}, "mode": "lines", "name": "", "scene": "scene", "showlegend": false, "type": "scatter3d", "x": {"elided": "215 float values"}, "xaxis": "x", "y": {"elided": "215 float values"}, "yaxis": "y", "z": {"elided": "215 float values"}, "zaxis": "z", "zmax": null, "zmin": null}, {"colorbar": {"title": ""}, "legendgroup": "", "line": {"color": "rgba(221, 101, 182, 1.000)", "dash": "solid", "shape": "linear", "width": 1}, "mode": "lines", "name": "", "scene": "scene", "showlegend": false, "type": "scatter3d", "x": {"elided": "194 float values"}, "xaxis": "x", "y": {"elided": "194 float values"}, "yaxis": "y", "z": {"elided": "194 float values"}, "zaxis": "z", "zmax": null, "zmin": null}, {"colorbar": {"title": ""}, "legendgroup": "", "line": {"color": "rgba(108, 159, 51, 1.000)", "dash": "solid", "shape": "linear", "width": 1}, "mode": "lines", "name": "", "scene": "scene", "showlegend": false, "type": "scatter3d", "x": {"elided": "217 float values"}, "xaxis": "x", "y": {"elided": "217 float values"}, "yaxis": "y", "z": {"elided": "217 float values"}, "zaxis": "z", "zmax": null, "zmin": null}, {"colorbar": {"title": ""}, "legendgroup": "", "line": {"color": "rgba(0, 154, 250, 1.000)", "dash": "solid", "shape": "linear", "width": 1}, "mode": "lines", "name": "", "scene": "scene", "showlegend": false, "type": "scatter3d", "x": {"elided": "189 float values"}, "xaxis": "x", "y": {"elided": "189 float values"}, "yaxis": "y", "z": {"elided": "189 float values"}, "zaxis": "z", "zmax": null, "zmin": null}, {"colorbar": {"title": ""}, "legendgroup": "", "line": {"color": "rgba(227, 111, 71, 1.000)", "dash": "solid", "shape": "linear", "width": 1}, "mode": "lines", "name": "", "scene": "scene", "showlegend": false, "type": "scatter3d", "x": {"elided": "241 float values"}, "xaxis": "x", "y": {"elided": "241 float values"}, "yaxis": "y", "z": {"elided": "241 float values"}, "zaxis": "z", "zmax": null, "zmin": null}, {"colorbar": {"title": ""}, "legendgroup": "", "line": {"color": "rgba(62, 164, 78, 1.000)", "dash": "solid", "shape": "linear", "width": 1}, "mode": "lines", "name": "", "scene": "scene", "showlegend": false, "type": "scatter3d", "x": {"elided": "187 float values"}, "xaxis": "x", "y": {"elided": "187 float values"}, "yaxis": "y", "z": {"elided": "187 float values"}, "zaxis": "z", "zmax": null, "zmin": null}, {"colorbar": {"title": ""}, "legendgroup": "", "line": {"color": "rgba(195, 113, 210, 1.000)", "dash": "solid", "shape": "linear", "width": 1}, "mode": "lines", "name": "", "scene": "scene", "showlegend": false, "type": "scatter3d", "x": {"elided": "329 float values"}, "xaxis": "x", "y": {"elided": "329 float values"}, "yaxis": "y", "z": {"elided": "329 float values"}, "zaxis": "z", "zmax": null, "zmin": null}, {"colorbar": {"title": ""}, "legendgroup": "", "line": {"color": "rgba(172, 142, 24, 1.000)", "dash": "solid", "shape": "linear", "width": 1}, "mode": "lines", "name": "", "scene": "scene", "showlegend": false, "type": "scatter3d", "x": {"elided": "176 float values"}, "xaxis": "x", "y": {"elided": "176 float values"}, "yaxis": "y", "z": {"elided": "176 float values"}, "zaxis": "z", "zmax": null, "zmin": null}, {"colorbar": {"title": ""}, "legendgroup": "", "line": {"color": "rgba(0, 170, 174, 1.000)", "dash": "solid", "shape": "linear", "width": 1}, "mode": "lines", "name": "", "scene": "scene", "showlegend": false, "type": "scatter3d", "x": {"elided": "378 float values"}, "xaxis": "x", "y": {"elided": "378 float values"}, "yaxis": "y", "z": {"elided": "378 float values"}, "zaxis": "z", "zmax": null, "zmin": null}, {"colorbar": {"title": ""}, "legendgroup": "", "line": {"color": "rgba(237, 94, 147, 1.000)", "dash": "solid", "shape": "linear", "width": 1}, "mode": "lines", "name": "", "scene": "scene", "showlegend": false, "type": "scatter3d", "x": {"elided": "168 float values"}, "xaxis": "x", "y": {"elided": "168 float values"}, "yaxis": "y", "z": {"elided": "168 float values"}, "zaxis": "z", "zmax": null, "zmin": null}, {"colorbar": {"title": ""}, "legendgroup": "", "line": {"color": "rgba(198, 130, 37, 1.000)", "dash": "solid", "shape": "linear", "width": 1}, "mode": "lines", "name": "", "scene": "scene", "showlegend": false, "type": "scatter3d", "x": {"elided": "194 float values"}, "xaxis": "x", "y": {"elided": "194 float values"}, "yaxis": "y", "z": {"elided": "194 float values"}, "zaxis": "z", "zmax": null, "zmin": null}, {"colorbar": {"title": ""}, "legendgroup": "", "line": {"color": "rgba(0, 169, 141, 1.000)", "dash": "solid", "shape": "linear", "width": 1}, "mode": "lines", "name": "", "scene": "scene", "showlegend": false, "type": "scatter3d", "x": {"elided": "160 float values"}, "xaxis": "x", "y": {"elided": "160 float values"}, "yaxis": "y", "z": {"elided": "160 float values"}, "zaxis": "z", "zmax": null, "zmin": null}, {"colorbar": {"title": ""}, "legendgroup": "", "line": {"color": "rgba(142, 151, 30, 1.000)", "dash": "solid", "shape": "linear", "width": 1}, "mode": "lines", "name": "", "scene": "scene", "showlegend": false, "type": "scatter3d", "x": {"elided": "170 float values"}, "xaxis": "x", "y": {"elided": "170 float values"}, "yaxis": "y", "z": {"elided": "170 float values"}, "zaxis": "z", "zmax": null, "zmin": null}, {"colorbar": {"title": ""}, "legendgroup": "Source", "marker": {"color": "rgba(255, 0, 0, 1.000)", "line": {"color": "rgba(0, 0, 0, 1.000)", "width": 1}, "size": 10, "symbol": "circle"}, "mode": "markers", "name": "Source", "scene": "scene", "showlegend": true, "type": "scatter3d", "x": [5.097], "xaxis": "x", "y": [0], "yaxis": "y", "z": [3.121e-16], "zaxis": "z", "zmax": null, "zmin": null}, {"colorbar": {"title": ""}, "legendgroup": "Observer", "marker": {"color": "rgba(0, 0, 255, 1.000)", "line": {"color": "rgba(0, 0, 0, 1.000)", "width": 1}, "size": 10, "symbol": "circle"}, "mode": "markers", "name": "Observer", "scene": "scene", "showlegend": true, "type": "scatter3d", "x": [-0.7859], "xaxis": "x", "y": [-9.624e-17], "yaxis": "y", "z": [25.01], "zaxis": "z", "zmax": null, "zmin": null}, {"colorbar": {"title": ""}, "legendgroup": "Background BH", "marker": {"color": "rgba(0, 0, 0, 1.000)", "line": {"color": "rgba(0, 0, 0, 1.000)", "width": 1}, "size": 25, "symbol": "circle"}, "mode": "markers", "name": "Background BH", "scene": "scene", "showlegend": true, "type": "scatter3d", "x": [0], "xaxis": "x", "y": [0], "yaxis": "y", "z": [0], "zaxis": "z", "zmax": null, "zmin": null}], "layout": {"annotations": [], "height": 400, "legend_position": {"bgcolor": "rgba(255, 255, 255, 1.000)", "bordercolor": "rgba(0, 0, 0, 1.000)", "borderwidth": 1, "font": {"color": "rgba(0, 0, 0, 1.000)", "family": "sans-serif", "size": 11}, "title": {"font": {"color": "rgba(0, 0, 0, 1.000)", "family": "sans-serif", "size": 15}, "text": ""}, "tracegroupgap": 0, "traceorder": "normal", "x": 1, "xanchor": "auto", "y": 1, "yanchor": "auto"}, "margin": {"b": 20, "l": 0, "r": 0, "t": 20}, "paper_bgcolor": "rgba(255, 255, 255, 1.000)", "plot_bgcolor": "rgba(255, 255, 255, 1.000)", "scene": {"camera": {"eye": {"x": 1.126, "y": -1.95, "z": 1.3}}, "domain": {"x": [0.03619, 0.9934], "y": [0.03762, 0.9902]}, "xaxis": {"gridcolor": "rgba(0, 0, 0, 0.100)", "gridwidth": 0.5, "linecolor": "rgba(0, 0, 0, 1.000)", "mirror": false, "range": [-3.71, 5.486], "showgrid": true, "showline": true, "showticklabels": true, "tickangle": 0, "tickcolor": "rgb(0, 0, 0)", "tickfont": {"color": "rgba(0, 0, 0, 1.000)", "family": "sans-serif", "size": 11}, "tickmode": "array", "ticks": "inside", "ticktext": ["−2", "0", "2", "4"], "tickvals": [-2, 0, 2, 4], "title": "", "titlefont": {"color": "rgba(0, 0, 0, 1.000)", "family": "sans-serif", "size": 15}, "type": "-", "visible": true, "zeroline": false, "zerolinecolor": "rgba(0, 0, 0, 1.000)"}, "yaxis": {"gridcolor": "rgba(0, 0, 0, 0.100)", "gridwidth": 0.5, "linecolor": "rgba(0, 0, 0, 1.000)", "mirror": false, "range": [-3.328, 1.836], "showgrid": true, "showline": true, "showticklabels": true, "tickangle": 0, "tickcolor": "rgb(0, 0, 0)", "tickfont": {"color": "rgba(0, 0, 0, 1.000)", "family": "sans-serif", "size": 11}, "tickmode": "array", "ticks": "inside", "ticktext": ["−3", "−2", "−1", "0", "1"], "tickvals": [-3, -2, -1, 0, 1], "title": "", "titlefont": {"color": "rgba(0, 0, 0, 1.000)", "family": "sans-serif", "size": 15}, "type": "-", "visible": true, "zeroline": false, "zerolinecolor": "rgba(0, 0, 0, 1.000)"}, "zaxis": {"gridcolor": "rgba(0, 0, 0, 0.100)", "gridwidth": 0.5, "linecolor": "rgba(0, 0, 0, 1.000)", "mirror": false, "range": [-4.369, 25.87], "showgrid": true, "showline": true, "showticklabels": true, "tickangle": 0, "tickcolor": "rgb(0, 0, 0)", "tickfont": {"color": "rgba(0, 0, 0, 1.000)", "family": "sans-serif", "size": 11}, "tickmode": "array", "ticks": "inside", "ticktext": ["0", "5", "10", "15", "20", "25"], "tickvals": [0, 5, 10, 15, 20, 25], "title": "", "titlefont": {"color": "rgba(0, 0, 0, 1.000)", "family": "sans-serif", "size": 15}, "type": "-", "visible": true, "zeroline": false, "zerolinecolor": "rgba(0, 0, 0, 1.000)"}}, "showlegend": true, "width": 600}}
